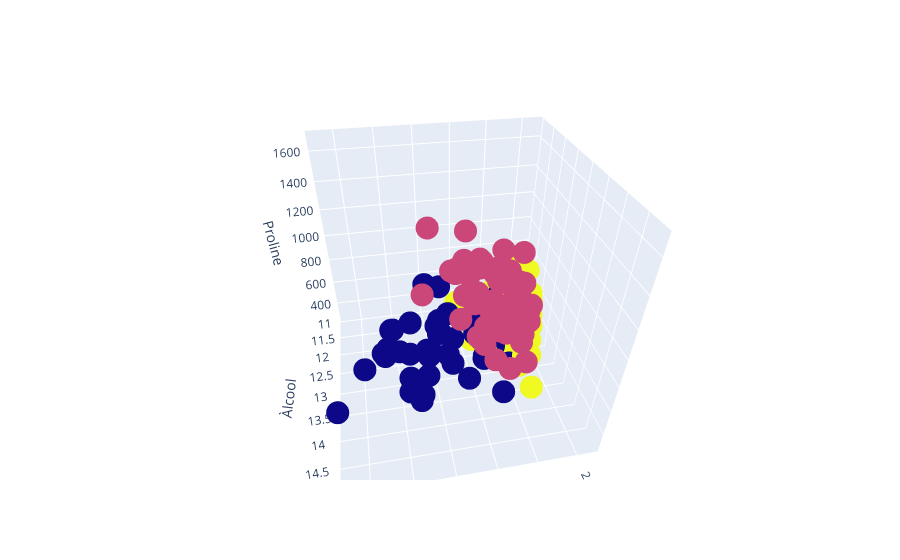

Notebook code for this chart:
### Code cell
fig = go.Figure()

# criando o scatter
fig.add_trace(go.Scatter3d(
    
                        x=wines.Intensidade_Cor,
                        y = wines.Alcool,
                        z = wines.Linha_Pro,
                        mode = 'markers',                      
                        marker = dict(color = kmeans.labels_.astype(np.float)),
                        text = [0, 1, 2]
    
))

# renomeando os eixos
fig.update_layout(scene = dict(
                    xaxis_title='Intensidade de Cor',
                    yaxis_title='Àlcool',
                    zaxis_title='Proline'))


fig.show()

### Figure 1 — Plotly figure (JSON) as saved in the notebook; plotly's stock layout.template omitted (floating-point values rounded to 4 significant figures; data arrays with more than 128 entries replaced by an {"elided": "..."} marker saying what was removed)
{"data": [{"marker": {"color": {"elided": "178 int values"}}, "mode": "markers", "text": ["0", "1", "2"], "type": "scatter3d", "x": {"elided": "178 float values"}, "y": {"elided": "178 float values"}, "z": {"elided": "178 int values"}}], "layout": {"autosize": true, "dragmode": "zoom", "scene": {"aspectmode": "auto", "aspectratio": {"x": 1, "y": 1, "z": 1}, "camera": {"center": {"x": 0, "y": 0, "z": 0}, "eye": {"x": 0.271, "y": 1.428, "z": 1.11}, "projection": {"type": "perspective"}, "up": {"x": 0, "y": 0, "z": 1}}, "dragmode": "turntable", "xaxis": {"title": {"text": "Intensidade de Cor"}, "type": "linear"}, "yaxis": {"title": {"text": "Àlcool"}, "type": "linear"}, "zaxis": {"title": {"text": "Proline"}, "type": "linear"}}}}
